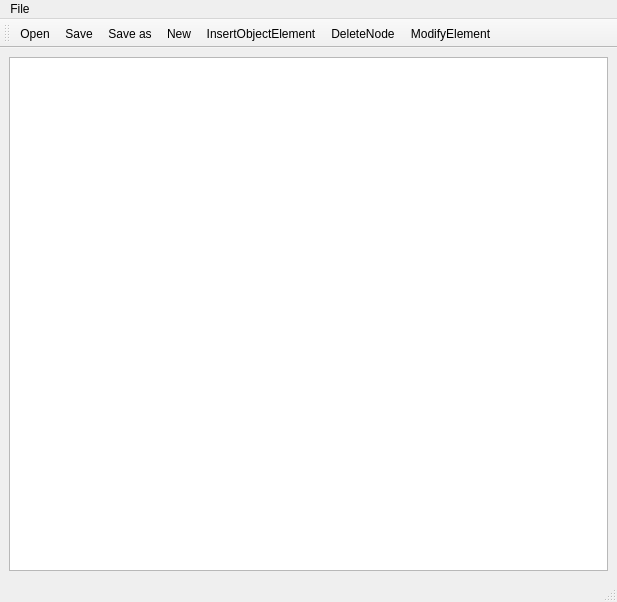
<?xml version="1.0" encoding="UTF-8"?>
<ui version="4.0">
 <class>MainWindow</class>
 <widget class="QMainWindow" name="MainWindow">
  <property name="geometry">
   <rect>
    <x>0</x>
    <y>0</y>
    <width>617</width>
    <height>602</height>
   </rect>
  </property>
  <property name="windowTitle">
   <string>MainWindow</string>
  </property>
  <widget class="QWidget" name="centralwidget">
   <layout class="QVBoxLayout" name="verticalLayout">
    <item>
     <widget class="QTreeView" name="treeView"/>
    </item>
   </layout>
  </widget>
  <widget class="QMenuBar" name="menubar">
   <property name="geometry">
    <rect>
     <x>0</x>
     <y>0</y>
     <width>617</width>
     <height>26</height>
    </rect>
   </property>
   <widget class="QMenu" name="menuFile">
    <property name="title">
     <string>File</string>
    </property>
    <addaction name="actionSave"/>
    <addaction name="actionSave_as"/>
    <addaction name="actionNew"/>
    <addaction name="actionOpen"/>
   </widget>
   <addaction name="menuFile"/>
  </widget>
  <widget class="QStatusBar" name="statusbar"/>
  <widget class="QToolBar" name="toolBar">
   <property name="windowTitle">
    <string>toolBar</string>
   </property>
   <attribute name="toolBarArea">
    <enum>TopToolBarArea</enum>
   </attribute>
   <attribute name="toolBarBreak">
    <bool>false</bool>
   </attribute>
   <addaction name="actionOpen"/>
   <addaction name="actionSave"/>
   <addaction name="actionSave_as"/>
   <addaction name="actionNew"/>
   <addaction name="insert_object_element"/>
   <addaction name="actiondeleteNode"/>
   <addaction name="actionModifyElement"/>
  </widget>
  <action name="actionSave">
   <property name="text">
    <string>Save</string>
   </property>
  </action>
  <action name="actionSave_as">
   <property name="text">
    <string>Save as</string>
   </property>
  </action>
  <action name="actionNew">
   <property name="text">
    <string>New</string>
   </property>
  </action>
  <action name="actiondeleteNode">
   <property name="text">
    <string>DeleteNode</string>
   </property>
  </action>
  <action name="actionNewArrayElement">
   <property name="text">
    <string>NewArrayElement</string>
   </property>
  </action>
  <action name="insert_object_element">
   <property name="text">
    <string>InsertObjectElement</string>
   </property>
   <property name="toolTip">
    <string>InsertObjectElement</string>
   </property>
  </action>
  <action name="actionOpen">
   <property name="text">
    <string>Open</string>
   </property>
  </action>
  <action name="actionModifyElement">
   <property name="text">
    <string>ModifyElement</string>
   </property>
  </action>
 </widget>
 <resources/>
 <connections/>
</ui>
